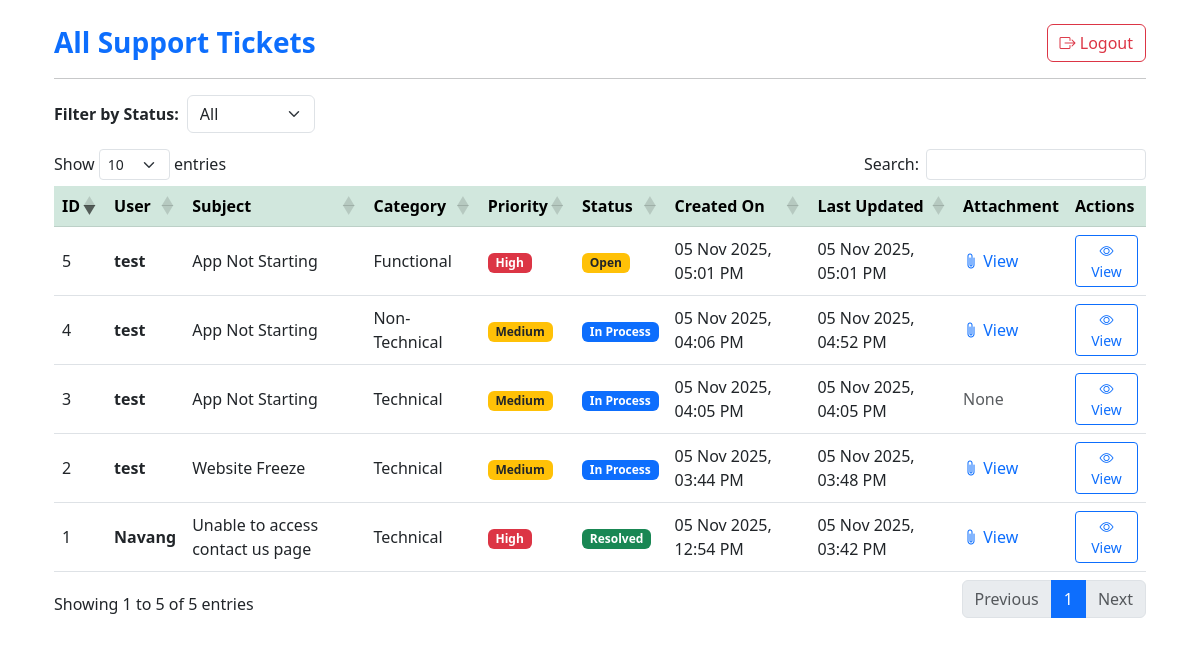
The app's page /support/admin/view_ticket/ (signed in) with its own data.
### support/models.py (models this page shows, shortened)
class Ticket(models.Model):
    STATUS_CHOICES = (
        ('Open', 'Open'),
        ('In Process', 'In Process'),
        ('Resolved', 'Resolved'),
        ('Closed', 'Closed'),
    )
    PRIORITY_CHOICES = (
        ('Low', 'Low'),
        ('Medium', 'Medium'),
        ('High', 'High'),
    )
    CATEGORY_CHOICES = [
        ('Technical', 'Technical'),
        ('Non-Technical', 'Non-Technical'),
        ('Functional', 'Functional'),
    ]
    user = models.ForeignKey(User, on_delete=models.CASCADE)
    subject = models.CharField(max_length=200)
    description = models.TextField()
    category = models.CharField(max_length=20, choices=CATEGORY_CHOICES, default='Technical')
    priority = models.CharField(max_length=10, choices=PRIORITY_CHOICES, default='Medium')
    attachment = models.FileField(upload_to='ticket_attachments/', blank=True, null=True)
    status = models.CharField(max_length=20, choices=STATUS_CHOICES, default='Open')
    response = models.TextField(blank=True, null=True)
    created_at = models.DateTimeField(default=timezone.now)
    updated_at = models.DateTimeField(auto_now=True)

### support/views.py (the view)
# urls.py: path('admin/view_ticket/', views.admin_ticket_list, name='admin_ticket_list'),
@login_required
def admin_ticket_list(request):
    if request.user.profile.user_type != 'admin':
        return redirect('ticket_list')
    tickets = Ticket.objects.all().order_by('-created_at')
    return render(request, 'support/admin_ticket_list.html', {'tickets': tickets})

### support/templates/support/admin_ticket_list.html (shortened to what this page needs)
{% extends 'support/base.html' %}
{% block content %}
<div class="container mt-4">
    <div class="d-flex justify-content-between align-items-center mb-3">
        <h3 class="fw-bold text-primary mb-0">All Support Tickets</h3>
        <a href="{% url 'logout' %}" class="btn btn-outline-danger">
            <i class="bi bi-box-arrow-right"></i> Logout
        </a>
    </div>
    <hr>
        <div>
            <div class="mb-3 d-flex align-items-center gap-2">
    <label for="statusFilter" class="mb-0 fw-semibold">Filter by Status:</label>
    <select id="statusFilter" class="form-select w-auto">
        <option value="">All</option>
    </select>
</div>
            <table id="ticketsTable" class="table table-hover align-middle mb-0">
                <thead class="table-success">
                    <tr>
                        <th>ID</th>
                        <th>User</th>
                        <th>Subject</th>
                        <th>Category</th>
                        <th>Priority</th>
                        <th>Status</th>
                        <th>Created On</th>
                        <th>Last Updated</th>
                        <th>Attachment</th>
                        <th>Actions</th>
                    </tr>
                </thead>
                <tbody>
                    {% for ticket in tickets %}
                    <tr>
                        <td>{{ ticket.id }}</td>
                        <td class="fw-semibold">{{ ticket.user.username }}</td>
                        <td>{{ ticket.subject }}</td>
                        <td>{{ ticket.category }}</td>
                        <td>
                            {% if ticket.priority == "High" %}
                            <span class="badge bg-danger">High</span>
                            {% elif ticket.priority == "Medium" %}
                            <span class="badge bg-warning text-dark">Medium</span>
                            {% else %}
                            <span class="badge bg-success">Low</span>
                            {% endif %}
                        </td>
                        <td>
                            {% if ticket.status == "Open" %}
                            <span class="badge bg-warning text-dark">Open</span>
                            {% elif ticket.status == "In Process" %}
                            <span class="badge bg-primary">In Process</span>
                            {% elif ticket.status == "Resolved" %}
                            <span class="badge bg-success">Resolved</span>
                            {% else %}
                            <span class="badge bg-secondary">Closed</span>
                            {% endif %}
                        </td>
                        <td>{{ ticket.created_at|date:"d M Y, h:i A" }}</td>
                        <td>{{ ticket.updated_at|date:"d M Y, h:i A" }}</td>
                        <td>
                            {% if ticket.attachment %}
                            <a href="{{ ticket.attachment.url }}" target="_blank" class="text-decoration-none">
                                <i class="bi bi-paperclip"></i> View
                            </a>
                            {% else %}
                            <span class="text-muted">None</span>
                            {% endif %}
                        </td>
                        <td>
                            <button class="btn btn-sm btn-outline-primary" data-bs-toggle="modal"
                                data-bs-target="#viewTicketModal{{ ticket.id }}">
                                <i class="bi bi-eye"></i> View
                            </button>
                        </td>
                    </tr>
                    {% empty %}
                    <tr>
                        <td colspan="9" class="text-center text-muted py-4">
                            No tickets available.
                        </td>
                    </tr>
                    {% endfor %}
                </tbody>
            </table>
        </div>
</div>
{% endblock %}

### records on screen
Ticket: id "5", user.username "test", subject "App Not Starting", category "Functional", priority "High", status "Open", created_at "05 Nov 2025, 05:01 PM", updated_at "05 Nov 2025, 05:01 PM"
Ticket: id "4", user.username "test", subject "App Not Starting", category "Non-Technical", priority "Medium", status "In Process", created_at "05 Nov 2025, 04:06 PM", updated_at "05 Nov 2025, 04:52 PM"
Ticket: id "3", user.username "test", subject "App Not Starting", category "Technical", priority "Medium", status "In Process", created_at "05 Nov 2025, 04:05 PM", updated_at "05 Nov 2025, 04:05 PM", attachment "None"
Ticket: id "2", user.username "test", subject "Website Freeze", category "Technical", priority "Medium", status "In Process", created_at "05 Nov 2025, 03:44 PM", updated_at "05 Nov 2025, 03:48 PM"
Ticket: id "1", user.username "Navang", subject "Unable to access contact us page", category "Technical", priority "High", status "Resolved", created_at "05 Nov 2025, 12:54 PM", updated_at "05 Nov 2025, 03:42 PM"
